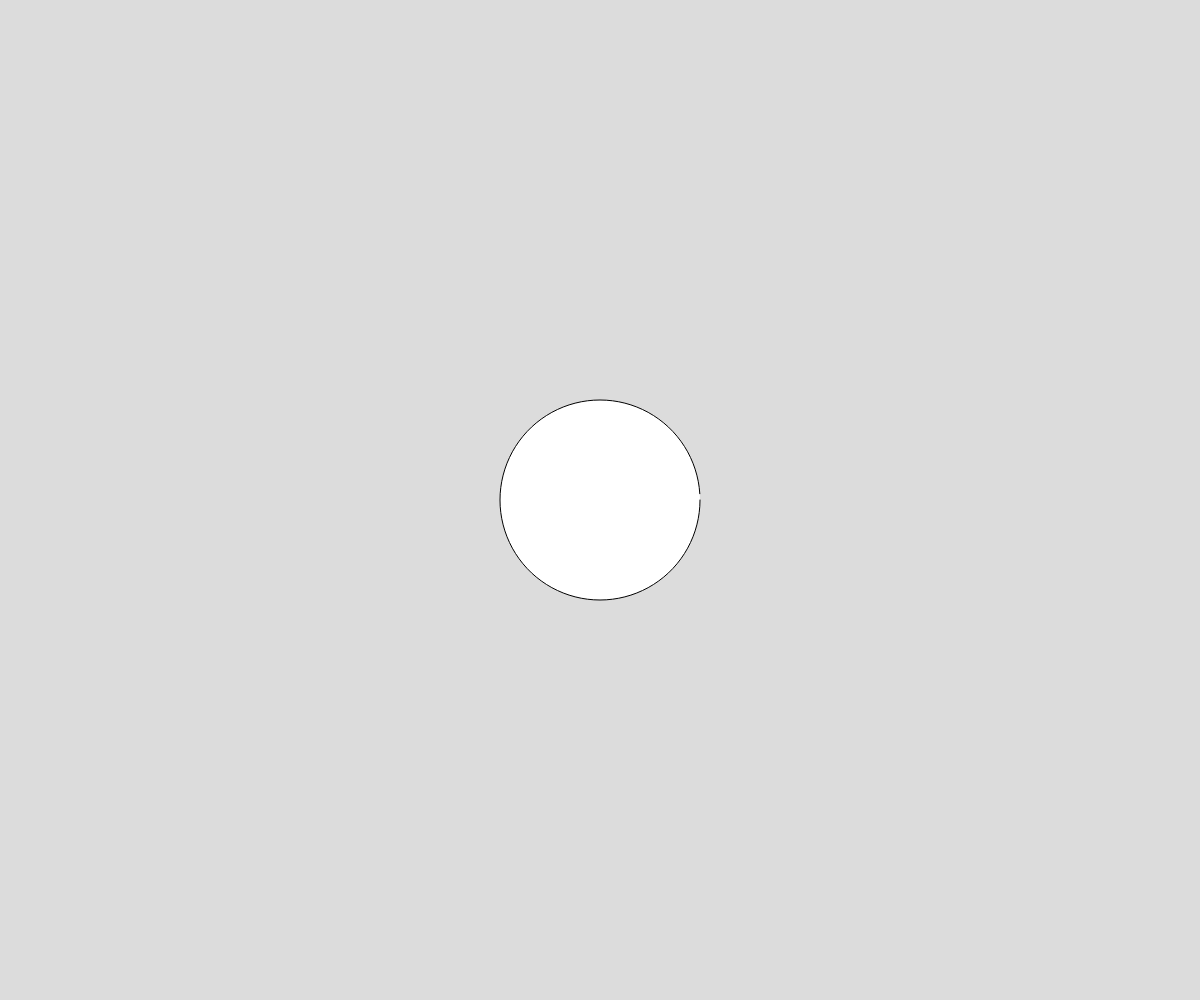
Frame 1 (no input)
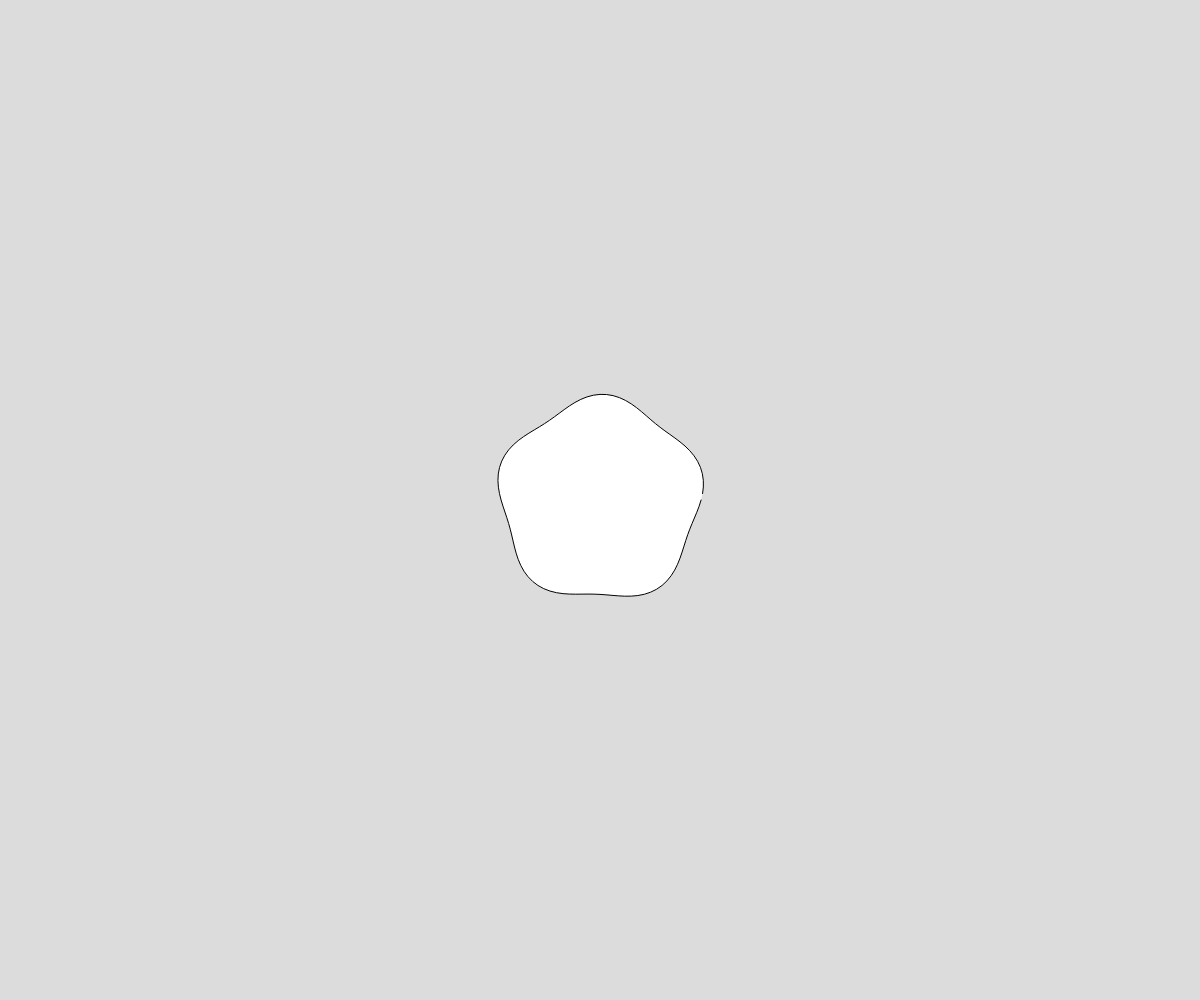
Frame 60 (no input)
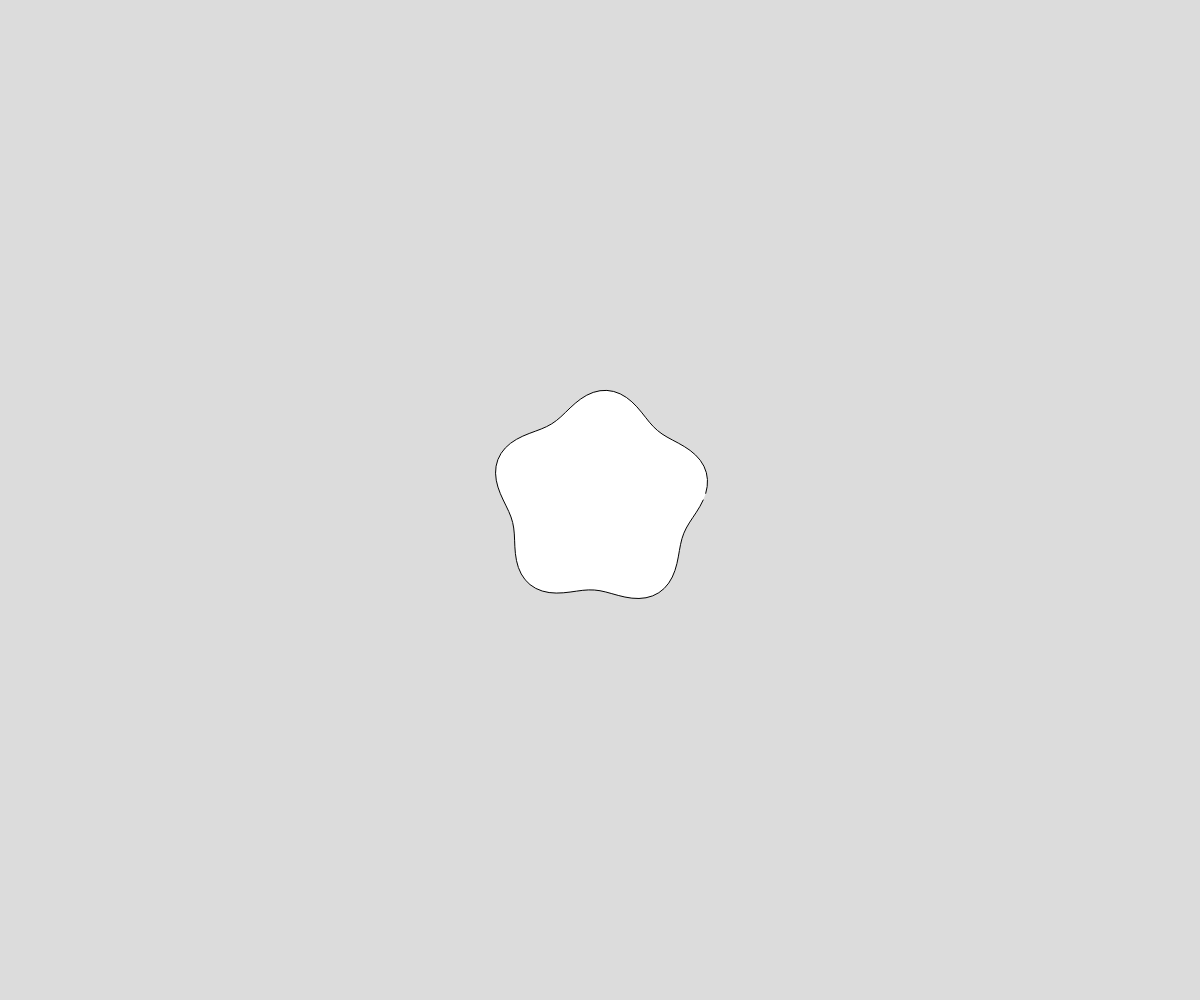
Frame 120 (the mouse pressed at the canvas centre since frame 60)

The p5.js sketch that drew these frames (run headless with seeded random() and noise() and a simulated clock; from frame 60 on, the mouse is pressed at the canvas centre):

// p5.js sketch
// ── sketch.js
let radius = 100;  // Radius of the circle
let squiggleAmount = 100;  // Adjust the number of squiggles for a smoother line
let time = 0;  // Time variable for sine wave
let squiggleSpeedMultiplier = 5;  // Adjust this to control squiggle speed
let amplitudeMultiplier = 30;  // Adjust this to control the amplitude of the squiggle

function giveCanvasClass() {
  let canvas = document.getElementById("defaultCanvas0")
  canvas.className = "p5-sketch"
}

function setup() {
  createCanvas(windowWidth, windowHeight)
  giveCanvasClass()
}

function draw() {
  background(220);
  
  translate(width / 2, height / 2);
  beginShape();
  
  for (let i = 0; i < squiggleAmount; i++) {
    let angle = map(i, 0, squiggleAmount, 0, TWO_PI);
    
    // Modulate the angle with a sine wave to create squiggles
    let squiggle = sin(angle * squiggleSpeedMultiplier + time) * amplitudeMultiplier * sin(time);
    
    let x = cos(angle) * (radius + squiggle);
    let y = sin(angle) * (radius + squiggle);
    vertex(x, y);
  }
  
  endShape();
  
  // Update time for sine wave motion
  time += 0.05;  // Adjust the speed of the squiggles
}
// ── style.css
.p5-sketch {
  position: absolute;
  top: 0;
  left: 0;
  z-index: -1;
}
